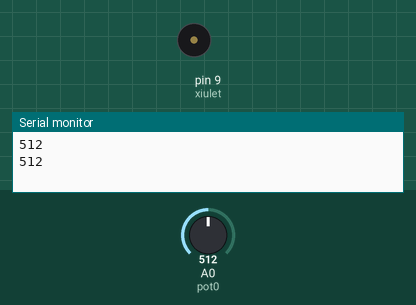
Bench run of a sketch on a simulated Arduino Uno, built with avr-gcc and run on an emulated ATmega328P. Shown: buzzer (waves = sounding), the last lines printed to the serial monitor. The test bench sets the inputs (shaded band); at power-on: A0 (pot0) = 512.

Above: at 1.8 s.
1.9 s: A0 (pot0) set to 306
At 2.2 s:
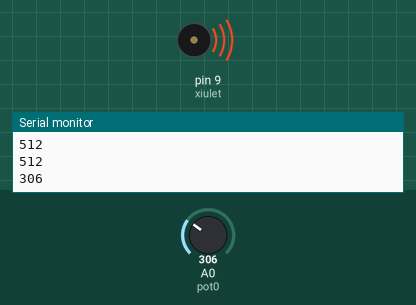
5.4 s: A0 (pot0) set to 122
At 5.56 s:
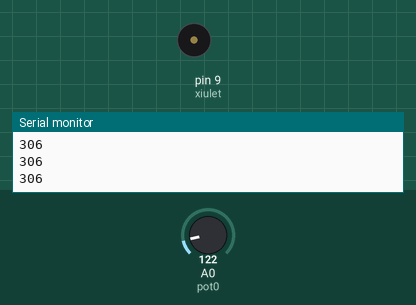
Timing chart, 0 to 14.9 s (numbered marks = the images above; inputs shaded):
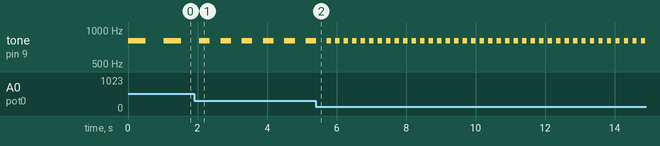

Measured:
- after the input at 1.9 s, tone on pin 9 (xiulet): alternates 800 Hz for 0.31 s and silent for 0.31 s, starting after 0.46 s
- by itself, tone on pin 9 (xiulet): alternates 800 Hz for 0.51 s and silent for 0.51 s

The sketch:

S-Ex1.ino
```cpp
/****************************************************************
**                                                             **
**                          TÍTOL:                             **
**                       005 Sirena                            **
**                                                             **
**  NOM: Maria de Haro Luna                    DATA: xx/xx/2023**
****************************************************************/
//************************ INCLUDE ******************************


//*********************** VARIABLES *****************************
const byte xiulet = 9;
const byte pot0 = A0;
int valPot0;
//************************* SETUP *******************************
void setup() {              // configura el final de la salida
 pinMode(xiulet, OUTPUT);
 pinMode(pot0, INPUT);
 Serial.begin(9600);
}
//************************* LOOP ********************************
void loop() {               // inicia el bucle del programa
 valPot0 = analogRead(pot0);

 Serial.println(valPot0);

 tone(xiulet, 800, valPot0);

 delay(valPot0*2);

}
//************************** FUNCTIONS **************************
```
